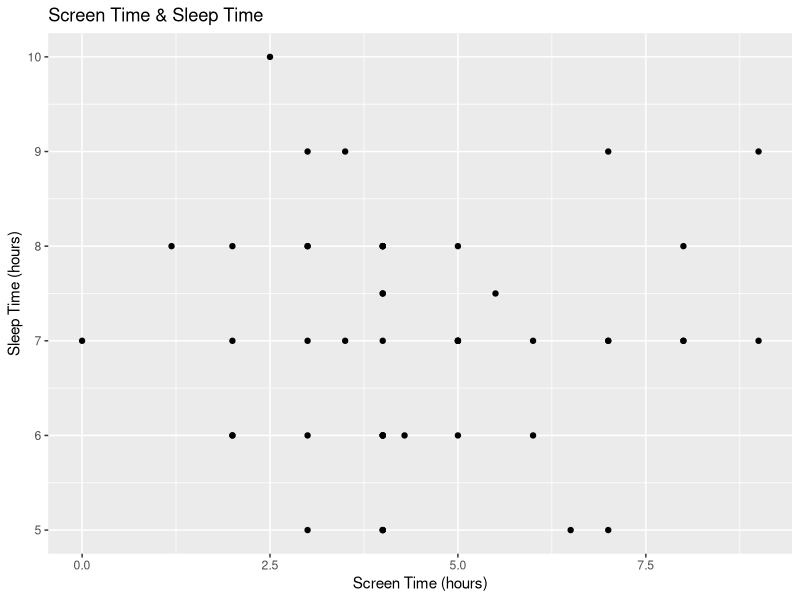
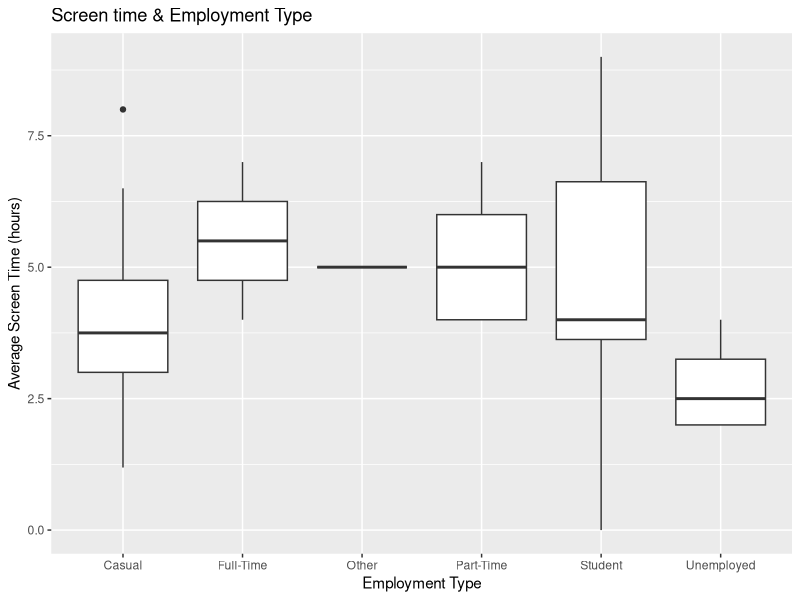
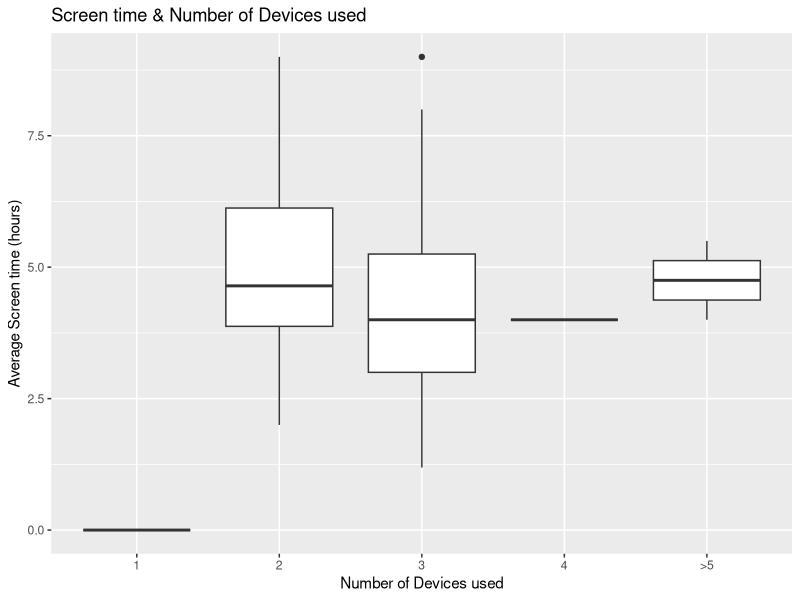
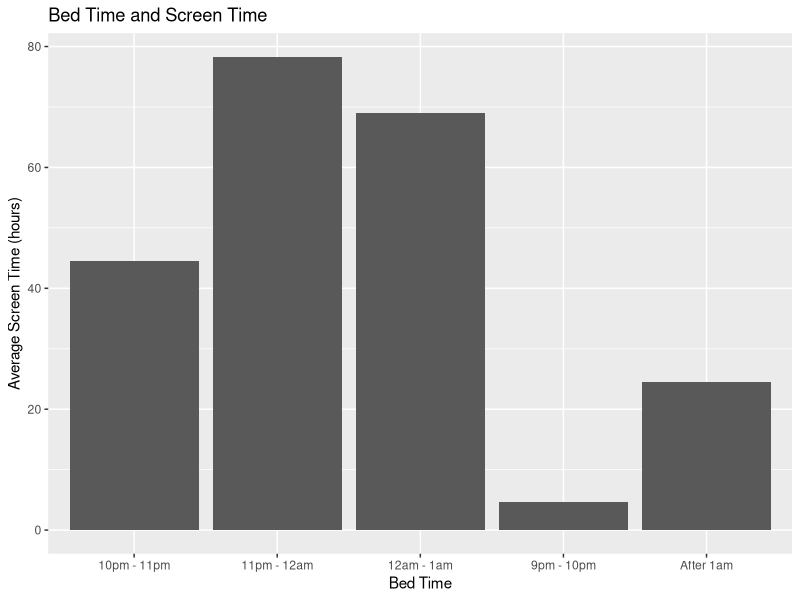
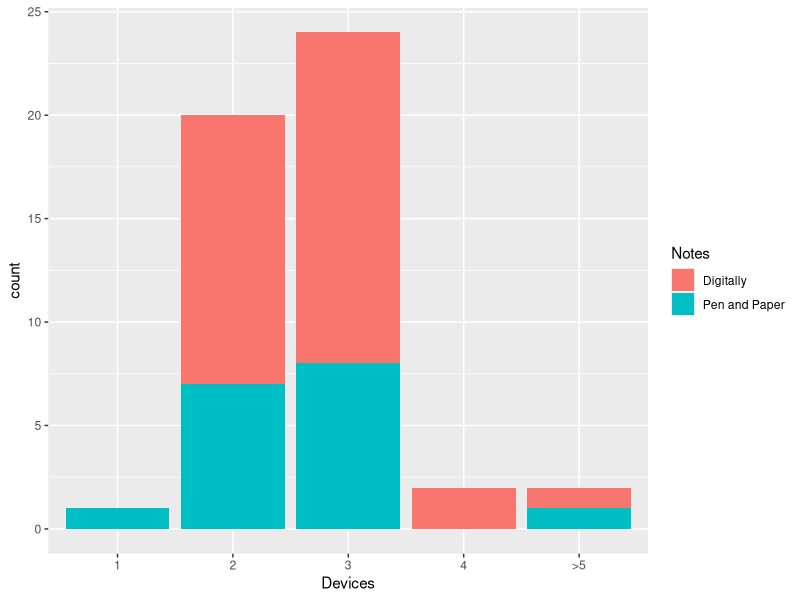
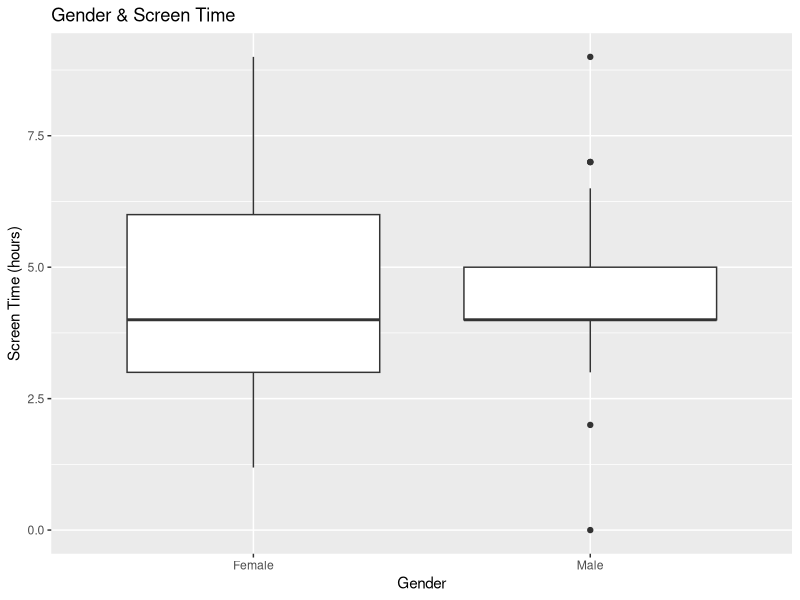
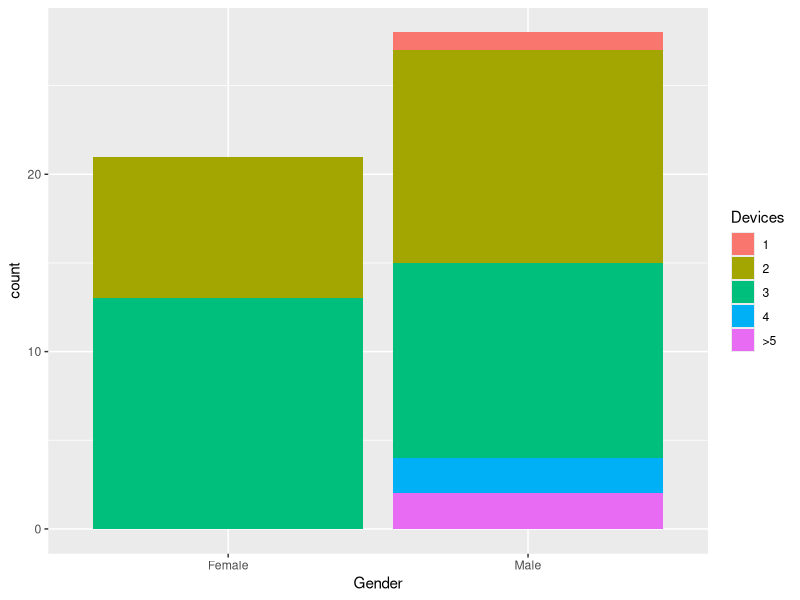
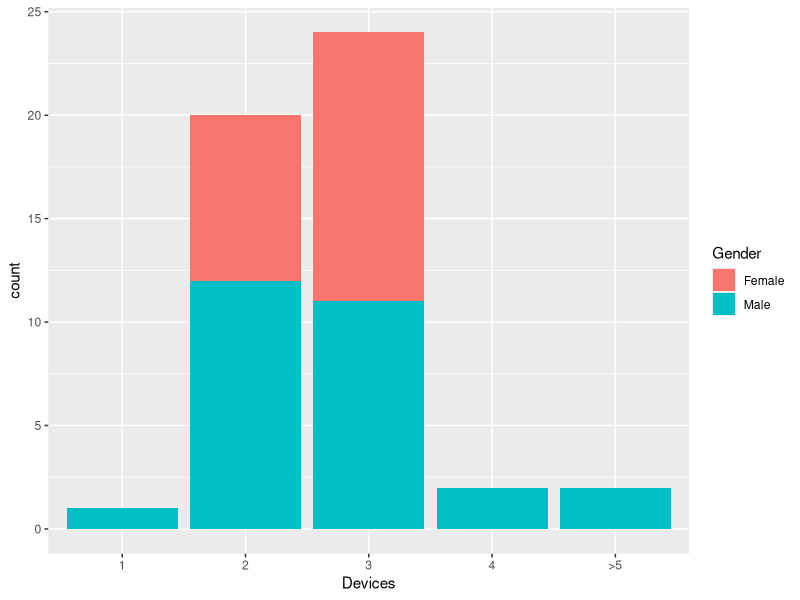

The R script that drew these images, in order:
## ---- chunk 1
library(tidyverse)
## ---- chunk 2

data = read.csv("Data1001 Survey Responses.csv")

table(data$Devices)

# re-order devices
data$Devices <- factor(data$Devices , levels=c("1","2","3","4",">5"))

str(data)
ggplot(data) +
  aes(x = ScreenTime, y = SleepTime) +
  labs(x = "Screen Time (hours)", y = "Sleep Time (hours)", title = "Screen Time & Sleep Time") +
  geom_point()

ggplot(data) +
  aes(x = Employment, y = ScreenTime) +
  labs(x = "Employment Type", y = "Average Screen Time (hours)", title = "Screen time & Employment Type") +
  geom_boxplot()

ggplot(data) +
  aes(x = Devices, y = ScreenTime) +
  labs(x = "Number of Devices used", y = "Average Screen time (hours)", title = "Screen time & Number of Devices used") +
  geom_boxplot()

ggplot(data) +
  aes(x = BedTime, y = ScreenTime) +
  labs(x = "Bed Time", y = "Average Screen Time (hours)", title = "Bed Time and Screen Time") +
  geom_col()

ggplot(data) +
  aes(x = Devices, fill = Notes) +
  geom_bar()


ggplot(data) +
  aes(x = Gender, y = ScreenTime) +
  labs(x = "Gender", y = "Screen Time (hours)", title = "Gender & Screen Time") +
  geom_boxplot()


ggplot(data) + 
  aes(x = Gender, fill = Devices) +
  geom_bar()

ggplot(data) +
  aes(x = Devices, fill = Gender) +
  geom_bar()

